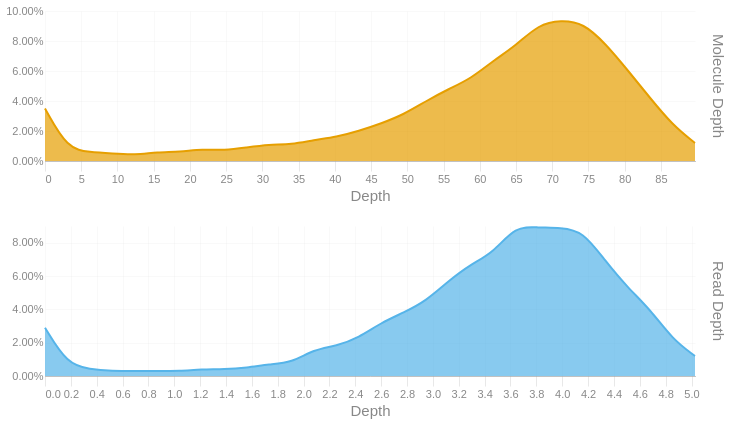

Notebook source saved alongside this figure:
### Code cell
readdep = depth_hist(tb['Read Depth'], q99, 3)
readdep = readdep.with_columns(pl.lit('Read Depth').alias('Metric'))
if not SKIPLR:
    moldep = depth_hist(tb['Molecule Depth'], mol_q99, 1)
    moldep = moldep.with_columns(pl.lit('Molecule Depth').alias('Metric'))
    _hist = pl.concat([readdep, moldep])
    _hist = _hist.filter(pl.col('Proportion') != 0)
    with SafeRender(_hist):
        (
            alt.Chart(_hist)        
            .mark_area(interpolate = "basis")
            .encode(
                x=alt.X('Bin:Q').scale(domainMin=0).axis(alt.Axis(title='Depth')),
                y = alt.Y('Proportion:Q', title = None).axis(format = '.2%'),
                color = alt.Color('Metric:N').legend(None),
                row = alt.Row("Metric:N").header(title = None, labelOrient = 'right'),
                tooltip = [
                    alt.Tooltip("Metric:N", title = "Metric"),
                    alt.Tooltip('Interval:N', title = "Depth Interval"),
                    alt.Tooltip('Proportion:Q', title = "% Alignments").format('.2%')
                ]
            )
            .resolve_scale(x='independent', y='independent')
            .properties(
                height = 150, width = 650,
                usermeta={'embedOptions': {'downloadFileName': f'{samplename}.depth.hist'}}
            )
        ).display()
else:
    readdep = readdep.filter(pl.col('Proportion') != 0)
    with SafeRender(readdep):
        (
            alt.Chart(readdep)        
            .mark_area(interpolate = "basis")
            .encode(
                x=alt.X('Bin:Q').scale(domainMin=0).axis(alt.Axis(title='Depth')),
                y = alt.Y('Proportion:Q', title = None).axis(format = '.2%'),
                tooltip = [
                    alt.Tooltip('Interval:N', title = "Depth Interval"),
                    alt.Tooltip('Proportion:Q', title = "% Alignments").format('.2%')
                ]
            )
            .properties(
                usermeta={'embedOptions': {'downloadFileName': f'{samplename}.depth.hist'}}
            )
        ).display()

### Figure 1 — Vega-Lite specification as saved in the notebook (floating-point values rounded to 4 significant figures)
{"width": 650, "height": 150, "config": {"title": {"anchor": "start", "dy": -15, "fontSize": 18, "color": "#888888", "subtitleColor": "#888888", "subtitleFontSize": 14}, "arc": {"fill": "#0072B2"}, "axis": {"domainColor": "#888888", "domainWidth": 0.5, "gridWidth": 0.2, "grid": false, "titleFontWeight": 400, "titleFontSize": 15, "labelFontSize": 11, "labelColor": "#888888", "tickColor": "#888888", "tickWidth": 0.2, "titleColor": "#888888"}, "axisBand": {"grid": false}, "axisX": {"grid": true, "tickSize": 10, "domainCap": "round"}, "axisY": {"domain": false, "grid": true, "tickSize": 0, "domainCap": "round"}, "background": "transparent", "header": {"labelFontSize": 15, "labelColor": "#888888", "titleFontSize": 15, "titleFontWeight": 600, "titleColor": "#888888"}, "legend": {"labelFont": "sans-serif", "labelFontSize": 12, "labelColor": "#888888", "symbolSize": 100, "symbolType": "circle", "titleFontSize": 12, "titlePadding": 10, "titleColor": "#888888", "title": null}, "range": {"category": ["#E69F00", "#56B4E9", "#009E73", "#F0E442", "#0072B2", "#D55E00", "#CC79A7", "#000000"], "diverging": ["#cfe8f3", "#a2d4ec", "#73bfe2", "#46abdb", "#1696d2", "#12719e"]}, "area": {"fill": "#0072B2", "fillOpacity": 0.7, "line": true, "strokeOpacity": 0.7}, "line": {"color": "#0072B2", "stroke": "#0072B2", "strokeWidth": 2}, "trail": {"color": "#0072B2", "stroke": "#0072B2", "strokeWidth": 0, "size": 1}, "point": {"filled": true, "fillOpacity": 1.0, "size": 95}, "text": {"color": "#888888", "fontSize": 11, "align": "right", "fontWeight": 400, "size": 11}, "bar": {"fill": "#0072B2", "stroke": null}, "view": {"stroke": null, "continuousWidth": 660, "continuousHeight": 400}}, "data": {"name": "data-0217fa3a01eafbd9c8667ffe65f5cbc6"}, "mark": {"type": "area", "interpolate": "basis"}, "encoding": {"color": {"field": "Metric", "legend": null, "type": "nominal"}, "row": {"field": "Metric", "header": {"title": null, "labelOrient": "right"}, "type": "nominal"}, "tooltip": [{"field": "Metric", "title": "Metric", "type": "nominal"}, {"field": "Interval", "title": "Depth Interval", "type": "nominal"}, {"field": "Proportion", "format": ".2%", "title": "% Alignments", "type": "quantitative"}], "x": {"axis": {"title": "Depth"}, "field": "Bin", "scale": {"domainMin": 0}, "type": "quantitative"}, "y": {"axis": {"format": ".2%"}, "field": "Proportion", "title": null, "type": "quantitative"}}, "resolve": {"scale": {"x": "independent", "y": "independent"}}, "usermeta": {"embedOptions": {"downloadFileName": "S3_Annapolis_287.depth.hist"}}, "$schema": "https://vega.github.io/schema/vega-lite/v6.1.0.json", "datasets": {"data-0217fa3a01eafbd9c8667ffe65f5cbc6": [{"Bin": 0.0, "Interval": "0.0-0.173", "Proportion": 0.029, "Metric": "Read Depth"}, {"Bin": 0.173, "Interval": "0.173-0.347", "Proportion": 0.007, "Metric": "Read Depth"}, {"Bin": 0.347, "Interval": "0.347-0.52", "Proportion": 0.004, "Metric": "Read Depth"}, {"Bin": 0.52, "Interval": "0.52-0.693", "Proportion": 0.003, "Metric": "Read Depth"}, {"Bin": 0.693, "Interval": "0.693-0.867", "Proportion": 0.003, "Metric": "Read Depth"}, {"Bin": 0.867, "Interval": "0.867-1.04", "Proportion": 0.003, "Metric": "Read Depth"}, {"Bin": 1.04, "Interval": "1.04-1.213", "Proportion": 0.003, "Metric": "Read Depth"}, {"Bin": 1.213, "Interval": "1.213-1.387", "Proportion": 0.004, "Metric": "Read Depth"}, {"Bin": 1.387, "Interval": "1.387-1.56", "Proportion": 0.004, "Metric": "Read Depth"}, {"Bin": 1.56, "Interval": "1.56-1.733", "Proportion": 0.005, "Metric": "Read Depth"}, {"Bin": 1.733, "Interval": "1.733-1.907", "Proportion": 0.007, "Metric": "Read Depth"}, {"Bin": 1.907, "Interval": "1.907-2.08", "Proportion": 0.008, "Metric": "Read Depth"}, {"Bin": 2.08, "Interval": "2.08-2.253", "Proportion": 0.016, "Metric": "Read Depth"}, {"Bin": 2.253, "Interval": "2.253-2.427", "Proportion": 0.018, "Metric": "Read Depth"}, {"Bin": 2.427, "Interval": "2.427-2.6", "Proportion": 0.023, "Metric": "Read Depth"}, {"Bin": 2.6, "Interval": "2.6-2.773", "Proportion": 0.032, "Metric": "Read Depth"}, {"Bin": 2.773, "Interval": "2.773-2.947", "Proportion": 0.038, "Metric": "Read Depth"}, {"Bin": 2.947, "Interval": "2.947-3.12", "Proportion": 0.045, "Metric": "Read Depth"}, {"Bin": 3.12, "Interval": "3.12-3.293", "Proportion": 0.057, "Metric": "Read Depth"}, {"Bin": 3.293, "Interval": "3.293-3.467", "Proportion": 0.067, "Metric": "Read Depth"}, {"Bin": 3.467, "Interval": "3.467-3.64", "Proportion": 0.074, "Metric": "Read Depth"}, {"Bin": 3.64, "Interval": "3.64-3.813", "Proportion": 0.09, "Metric": "Read Depth"}, {"Bin": 3.813, "Interval": "3.813-3.987", "Proportion": 0.089, "Metric": "Read Depth"}, {"Bin": 3.987, "Interval": "3.987-4.16", "Proportion": 0.089, "Metric": "Read Depth"}, {"Bin": 4.16, "Interval": "4.16-4.333", "Proportion": 0.087, "Metric": "Read Depth"}, {"Bin": 4.333, "Interval": "4.333-4.507", "Proportion": 0.069, "Metric": "Read Depth"}, {"Bin": 4.507, "Interval": "4.507-4.68", "Proportion": 0.053, "Metric": "Read Depth"}, {"Bin": 4.68, "Interval": "4.68-4.853", "Proportion": 0.04, "Metric": "Read Depth"}, {"Bin": 4.853, "Interval": "4.853-5.027", "Proportion": 0.022, "Metric": "Read Depth"}, {"Bin": 5.027, "Interval": "5.027-5.2", "Proportion": 0.012, "Metric": "Read Depth"}, {"Bin": 0.0, "Interval": "0.0-3.1", "Proportion": 0.035, "Metric": "Molecule Depth"}, {"Bin": 3.1, "Interval": "3.1-6.2", "Proportion": 0.008, "Metric": "Molecule Depth"}, {"Bin": 6.2, "Interval": "6.2-9.3", "Proportion": 0.006, "Metric": "Molecule Depth"}, {"Bin": 9.3, "Interval": "9.3-12.4", "Proportion": 0.005, "Metric": "Molecule Depth"}, {"Bin": 12.4, "Interval": "12.4-15.5", "Proportion": 0.004, "Metric": "Molecule Depth"}, {"Bin": 15.5, "Interval": "15.5-18.6", "Proportion": 0.006, "Metric": "Molecule Depth"}, {"Bin": 18.6, "Interval": "18.6-21.7", "Proportion": 0.006, "Metric": "Molecule Depth"}, {"Bin": 21.7, "Interval": "21.7-24.8", "Proportion": 0.008, "Metric": "Molecule Depth"}, {"Bin": 24.8, "Interval": "24.8-27.8", "Proportion": 0.007, "Metric": "Molecule Depth"}, {"Bin": 27.8, "Interval": "27.8-30.9", "Proportion": 0.009, "Metric": "Molecule Depth"}, {"Bin": 30.9, "Interval": "30.9-34.0", "Proportion": 0.011, "Metric": "Molecule Depth"}, {"Bin": 34.0, "Interval": "34.0-37.1", "Proportion": 0.011, "Metric": "Molecule Depth"}, {"Bin": 37.1, "Interval": "37.1-40.2", "Proportion": 0.014, "Metric": "Molecule Depth"}, {"Bin": 40.2, "Interval": "40.2-43.3", "Proportion": 0.016, "Metric": "Molecule Depth"}, {"Bin": 43.3, "Interval": "43.3-46.4", "Proportion": 0.02, "Metric": "Molecule Depth"}, {"Bin": 46.4, "Interval": "46.4-49.5", "Proportion": 0.025, "Metric": "Molecule Depth"}, {"Bin": 49.5, "Interval": "49.5-52.6", "Proportion": 0.031, "Metric": "Molecule Depth"}, {"Bin": 52.6, "Interval": "52.6-55.7", "Proportion": 0.04, "Metric": "Molecule Depth"}, {"Bin": 55.7, "Interval": "55.7-58.8", "Proportion": 0.048, "Metric": "Molecule Depth"}, {"Bin": 58.8, "Interval": "58.8-61.9", "Proportion": 0.055, "Metric": "Molecule Depth"}, {"Bin": 61.9, "Interval": "61.9-65.0", "Proportion": 0.067, "Metric": "Molecule Depth"}, {"Bin": 65.0, "Interval": "65.0-68.1", "Proportion": 0.077, "Metric": "Molecule Depth"}, {"Bin": 68.1, "Interval": "68.1-71.2", "Proportion": 0.091, "Metric": "Molecule Depth"}, {"Bin": 71.2, "Interval": "71.2-74.3", "Proportion": 0.094, "Metric": "Molecule Depth"}, {"Bin": 74.3, "Interval": "74.3-77.4", "Proportion": 0.092, "Metric": "Molecule Depth"}, {"Bin": 77.4, "Interval": "77.4-80.5", "Proportion": 0.078, "Metric": "Molecule Depth"}, {"Bin": 80.5, "Interval": "80.5-83.5", "Proportion": 0.06, "Metric": "Molecule Depth"}, {"Bin": 83.5, "Interval": "83.5-86.6", "Proportion": 0.042, "Metric": "Molecule Depth"}, {"Bin": 86.6, "Interval": "86.6-89.7", "Proportion": 0.024, "Metric": "Molecule Depth"}, {"Bin": 89.7, "Interval": "89.7-92.83", "Proportion": 0.012, "Metric": "Molecule Depth"}]}}
